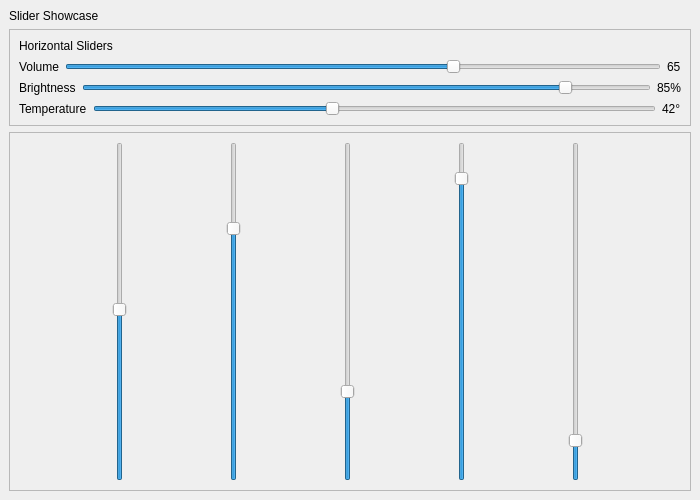
<?xml version='1.0' encoding='utf-8'?>
<ui version="4.0">
 <class>MainWindow</class>
 <widget class="QMainWindow" name="MainWindow">
  <property name="geometry">
   <rect>
    <x>0</x>
    <y>0</y>
    <width>700</width>
    <height>500</height>
   </rect>
  </property>
  <property name="windowTitle">
   <string>QCustomQSlider Showcase</string>
  </property>
  <widget class="QWidget" name="centralwidget">
   <layout class="QVBoxLayout" name="verticalLayout">
    <property name="spacing">20</property>
    <property name="leftMargin">24</property>
    <property name="topMargin">24</property>
    <property name="rightMargin">24</property>
    <property name="bottomMargin">24</property>
    <item>
     <widget class="QLabel" name="titleLabel">
      <property name="text">
       <string>Slider Showcase</string>
      </property>
     </widget>
    </item>
    <item>
     <widget class="QFrame" name="card1">
      <property name="frameShape">
       <enum>QFrame::StyledPanel</enum>
      </property>
      <layout class="QVBoxLayout" name="card1Layout">
       <property name="spacing">16</property>
       <item>
        <widget class="QLabel" name="section1Title">
         <property name="text">
          <string>Horizontal Sliders</string>
         </property>
        </widget>
       </item>
       <item>
        <layout class="QHBoxLayout" name="hSliderRow1">
         <item>
          <widget class="QLabel" name="labelVolume">
           <property name="text">
            <string>Volume</string>
           </property>
          </widget>
         </item>
         <item>
          <widget class="QCustomQSlider" name="volumeSlider">
           <property name="value" stdset="0">
            <number>65</number>
           </property>
           <property name="orientation">
            <enum>Qt::Horizontal</enum>
           </property>
          </widget>
         </item>
         <item>
          <widget class="QLabel" name="volumeValue">
           <property name="text">
            <string>65</string>
           </property>
          </widget>
         </item>
        </layout>
       </item>
       <item>
        <layout class="QHBoxLayout" name="hSliderRow2">
         <item>
          <widget class="QLabel" name="labelBrightness">
           <property name="text">
            <string>Brightness</string>
           </property>
          </widget>
         </item>
         <item>
          <widget class="QCustomQSlider" name="brightnessSlider">
           <property name="value" stdset="0">
            <number>85</number>
           </property>
           <property name="orientation">
            <enum>Qt::Horizontal</enum>
           </property>
          </widget>
         </item>
         <item>
          <widget class="QLabel" name="brightnessValue">
           <property name="text">
            <string>85%</string>
           </property>
          </widget>
         </item>
        </layout>
       </item>
       <item>
        <layout class="QHBoxLayout" name="hSliderRow3">
         <item>
          <widget class="QLabel" name="labelTemperature">
           <property name="text">
            <string>Temperature</string>
           </property>
          </widget>
         </item>
         <item>
          <widget class="QCustomQSlider" name="tempSlider">
           <property name="value" stdset="0">
            <number>42</number>
           </property>
           <property name="orientation">
            <enum>Qt::Horizontal</enum>
           </property>
          </widget>
         </item>
         <item>
          <widget class="QLabel" name="tempValue">
           <property name="text">
            <string>42°</string>
           </property>
          </widget>
         </item>
        </layout>
       </item>
      </layout>
     </widget>
    </item>
    <item>
     <widget class="QFrame" name="card2">
      <property name="frameShape">
       <enum>QFrame::StyledPanel</enum>
      </property>
      <layout class="QHBoxLayout" name="card2Layout">
       <property name="spacing">24</property>
       <item>
        <widget class="QCustomQSlider" name="verticalSlider1">
         <property name="value" stdset="0">
          <number>50</number>
         </property>
         <property name="orientation">
          <enum>Qt::Vertical</enum>
         </property>
        </widget>
       </item>
       <item>
        <widget class="QCustomQSlider" name="verticalSlider2">
         <property name="value" stdset="0">
          <number>75</number>
         </property>
         <property name="orientation">
          <enum>Qt::Vertical</enum>
         </property>
        </widget>
       </item>
       <item>
        <widget class="QCustomQSlider" name="verticalSlider3">
         <property name="value" stdset="0">
          <number>25</number>
         </property>
         <property name="orientation">
          <enum>Qt::Vertical</enum>
         </property>
        </widget>
       </item>
       <item>
        <widget class="QCustomQSlider" name="verticalSlider4">
         <property name="value" stdset="0">
          <number>90</number>
         </property>
         <property name="orientation">
          <enum>Qt::Vertical</enum>
         </property>
        </widget>
       </item>
       <item>
        <widget class="QCustomQSlider" name="verticalSlider5">
         <property name="value" stdset="0">
          <number>10</number>
         </property>
         <property name="orientation">
          <enum>Qt::Vertical</enum>
         </property>
        </widget>
       </item>
      </layout>
     </widget>
    </item>
   </layout>
  </widget>
 </widget>
 <customwidgets>
  <customwidget>
   <class>QCustomQSlider</class>
   <extends>QSlider</extends>
   <header location="global">Custom_Widgets.QCustomQSlider.h</header>
  </customwidget>
 <customwidget><class>QPushButton</class><extends>QPushButton</extends><header location="global">Custom_Widgets.Theme.h</header><container>1</container></customwidget><customwidget><class>QLabel</class><extends>QLabel</extends><header location="global">Custom_Widgets.Theme.h</header><container>1</container></customwidget></customwidgets>
 <connections />
</ui>
